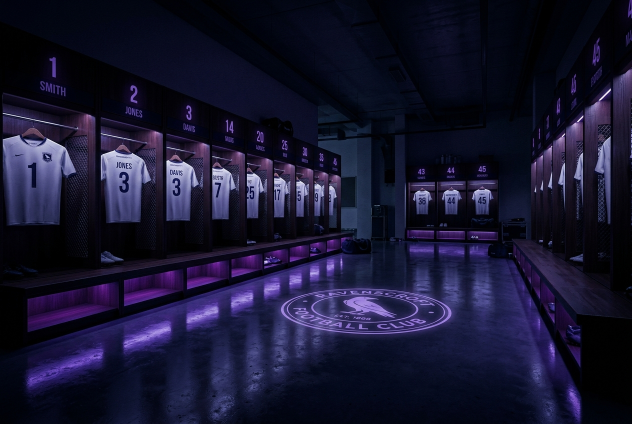
#> input picture assets/locker-room.jpg, 1264 x 848 px (shown at 1/2 size)
$ python make-hero.py
#> lines starting #> are read from the running program, lines starting #| are printed output that depends on the picture
#!/usr/bin/env python3
"""Turn the locker-room photo into the site hero.

Four things happen here, in order, and each one has a reason:

1. Hue rotation. The source is magenta/purple lighting, which fights the brand
   blue everything else uses. Rotating hue moves the practical lights into the
   #256abf family without touching the neutral concrete or the white kit.
2. A bottom gradient, heavy enough to sink the floor into shadow. This is not
   only a text-readability trick: the source has another club's crest projected
   on the floor, and the site should not appear to be affiliated with it.
3. A top gradient, so the navigation and site title stay legible over it.
4. Overall darkening, because Source renders its heading in white directly on
   this image.

Run:  python3 gen/make-hero.py
Out:  assets/hero-lobby.jpg
"""
from PIL import Image, ImageEnhance
import os

SRC = os.path.join(os.path.dirname(__file__), '..', 'assets', 'locker-room.jpg')
OUT = os.path.join(os.path.dirname(__file__), '..', 'assets', 'hero-lobby.jpg')

# Measured, not guessed: the source lighting sits at 230-250 degrees and the
# brand blue (#256abf) at 213, so the correction is about -22 degrees. PIL's H
# channel is 0-255 rather than 0-359, and conflating the two is exactly how an
# earlier pass overshot by 78 degrees and turned the room teal.
HUE_SHIFT_DEG = -22
HUE_SHIFT = round(HUE_SHIFT_DEG / 360 * 255)

# The other club's crest is projected across rows 62-88% of the frame. A
# gradient never fully buried it, so the bottom is cropped away instead — which
# also yields a wide cinematic hero rather than a near-square one.
CROP_BOTTOM = 0.62
TARGET_W = 1920

img = Image.open(SRC).convert('RGB')
#> img is the input picture: PIL image 1264x848 RGB; mean R, G, B 23.1, 21.8, 47.5
img = img.crop((0, 0, img.width, round(img.height * CROP_BOTTOM)))
#> img: PIL image 1264x526 RGB

h, s, v = img.convert('HSV').split()
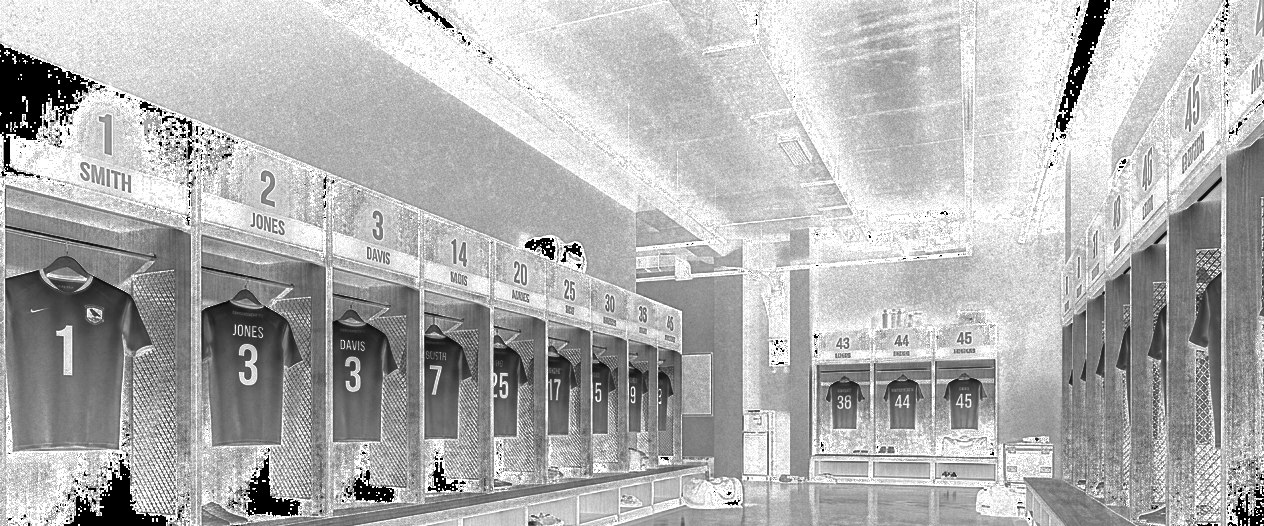
#> s: PIL image 1264x526 L; min 0, max 255, mean 177.8
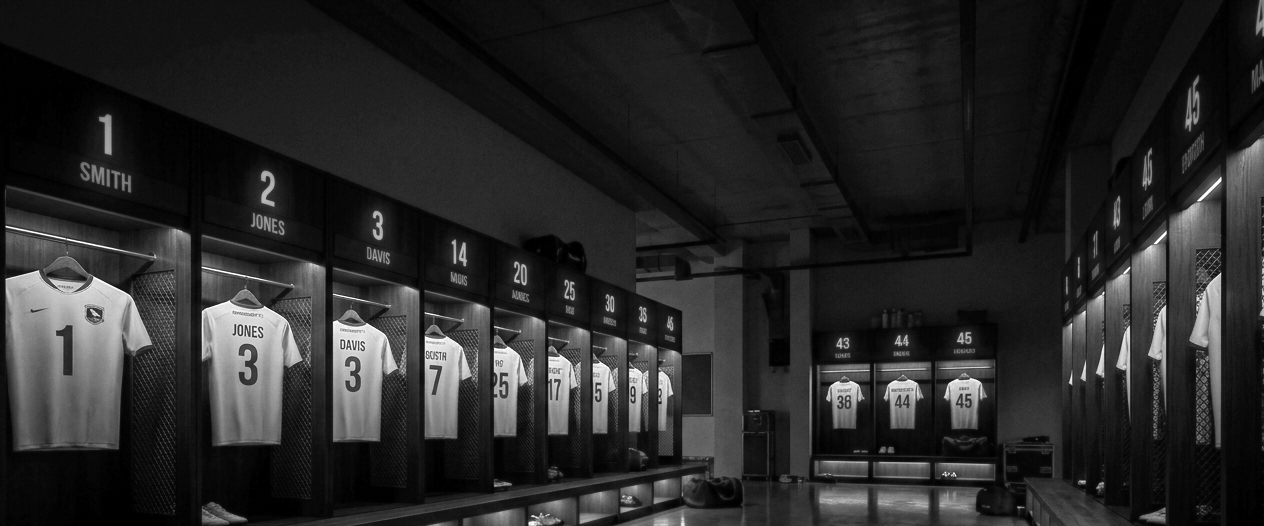
#> v: PIL image 1264x526 L; min 0, max 255, mean 40.4
h = h.point(lambda p: (p + HUE_SHIFT) % 256)
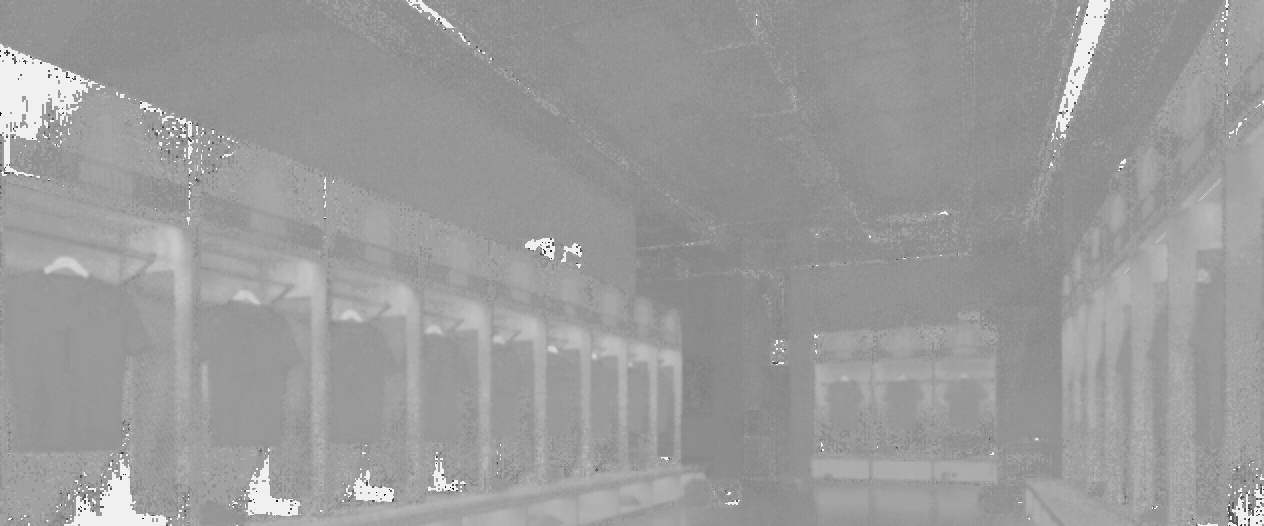
#> h: PIL image 1264x526 L; min 5, max 240, mean 155.1
# Pull saturation back slightly — the source lighting is very intense, and the
# widgets sitting on top of this page are already saturated blue.
s = s.point(lambda p: int(p * 0.86))
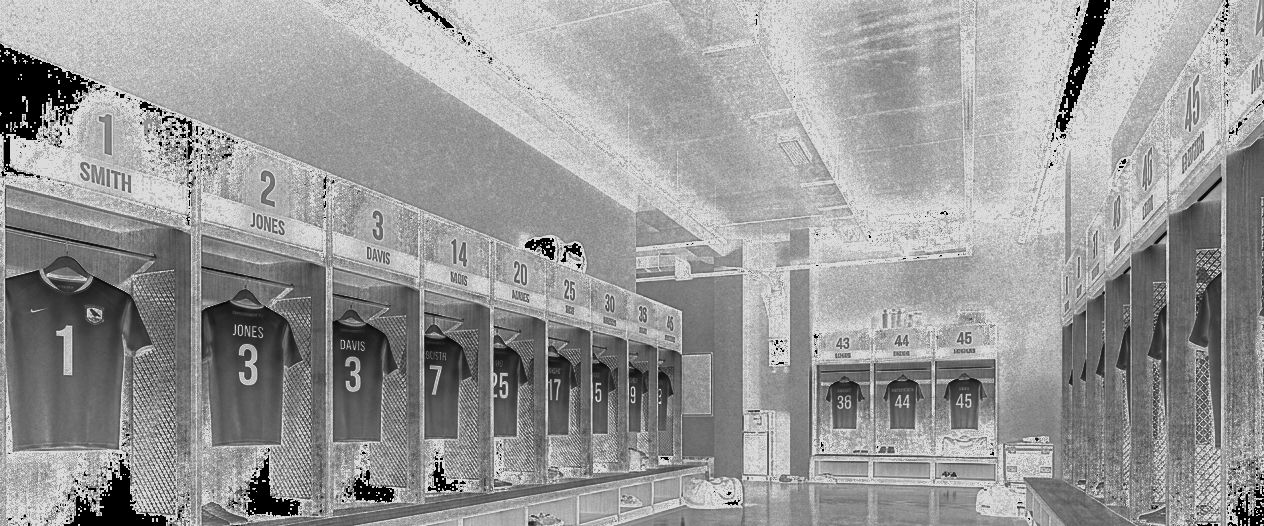
#> s: PIL image 1264x526 L; min 0, max 219, mean 152.4
img = Image.merge('HSV', (h, s, v)).convert('RGB')

img = ImageEnhance.Brightness(img).enhance(0.80)
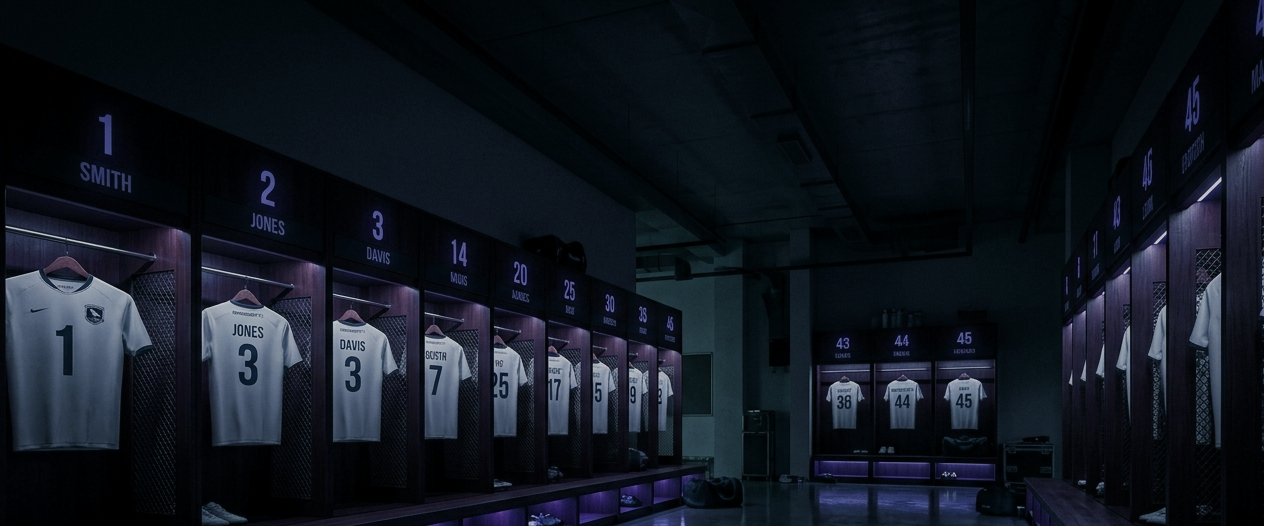
#> img: PIL image 1264x526 RGB; mean R, G, B 17.2, 22.7, 31.9
img = ImageEnhance.Contrast(img).enhance(1.05)

w, hgt = img.size
#> w = 1264; hgt = 526
overlay = Image.new('L', (1, hgt))
for y in range(hgt):
    t = y / (hgt - 1)
    # Scrims at both edges only: the crest is gone with the crop, so these exist
    # purely so white nav and heading text stay legible over the photo.
    top = max(0.0, 1.0 - t / 0.34) * 0.46
    bottom = max(0.0, (t - 0.62) / 0.38) ** 1.4 * 0.55
    overlay.putpixel((0, y), int(255 * min(1.0, top + bottom)))
mask = overlay.resize((w, hgt))
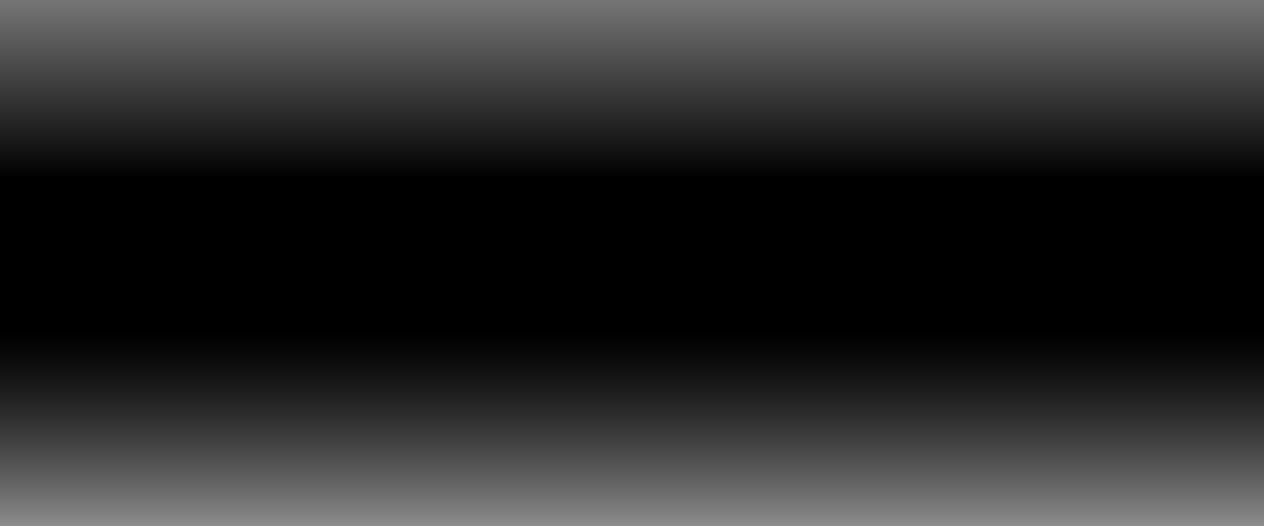
#> mask: PIL image 1264x526 L; min 0, max 140, mean 42
img = Image.composite(Image.new('RGB', (w, hgt), (8, 26, 56)), img, mask)
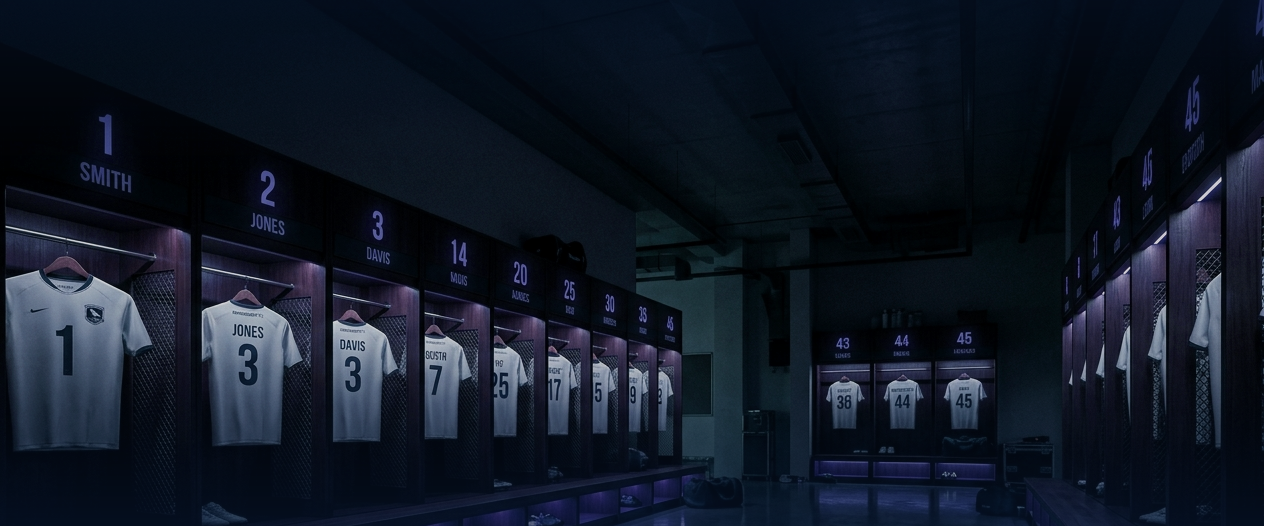
#> img: PIL image 1264x526 RGB; mean R, G, B 16.4, 24.2, 37.4

if w != TARGET_W:
    img = img.resize((TARGET_W, round(hgt * TARGET_W / w)), Image.LANCZOS)
#> img: PIL image 1920x799 RGB

img.save(OUT, 'JPEG', quality=86, optimize=True, progressive=True)
print(f'{OUT}  {img.size[0]}x{img.size[1]}  {os.path.getsize(OUT) // 1024}KB')
#| gen/../assets/hero-lobby.jpg  1920x799  147KB
